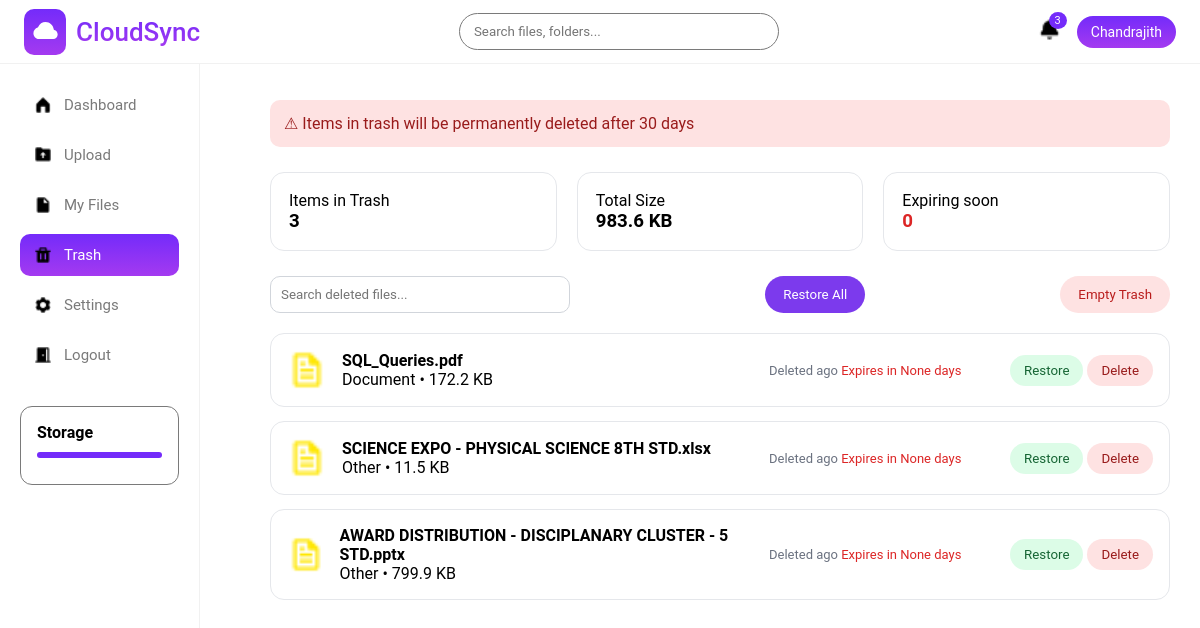
The app's page /user/trash/ (signed in), older data.
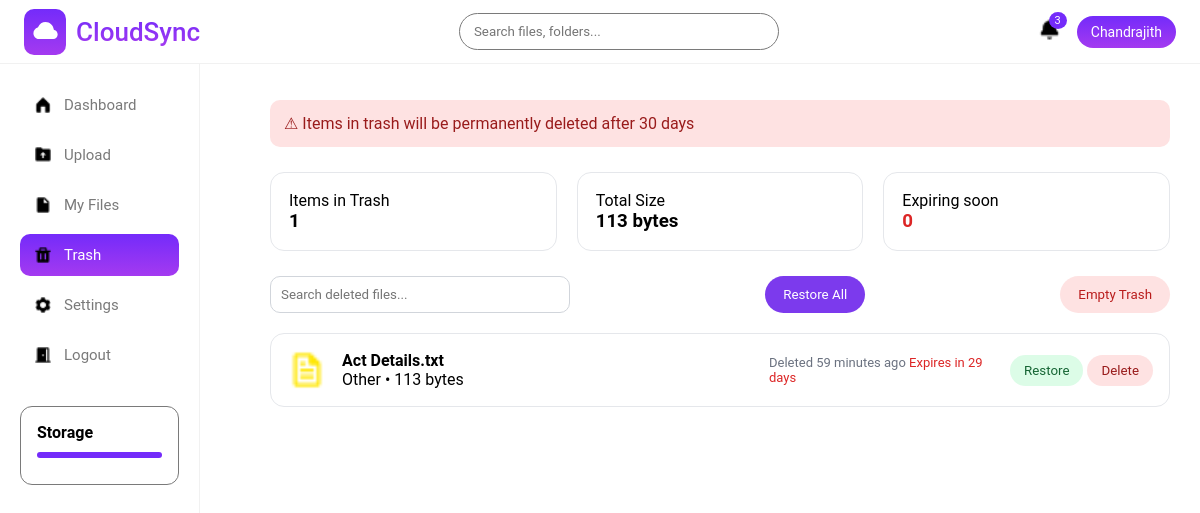
The same page, newer data.
### storageapp/models.py (models this page shows)
class CloudFile(models.Model):
    FILE_TYPES = (
        ("image", "Image"),
        ("video", "Video"),
        ("document", "Document"),
        ("other", "Other"),
    )
    user = models.ForeignKey(settings.AUTH_USER_MODEL, on_delete=models.CASCADE)
    file_name = models.CharField(max_length=255)
    file_size = models.BigIntegerField()
    file_type = models.CharField(max_length=20, choices=FILE_TYPES)
    file_url = models.URLField(null=True, blank=True)
    uploaded_file = models.FileField(upload_to='cloud/',null=True)
    public_id = models.CharField(max_length=255,null=True)
    uploaded_at = models.DateTimeField(auto_now_add=True)
    is_deleted = models.BooleanField(default=False)
    deleted_at = models.DateTimeField(null=True, blank=True)
    def expires_at(self):
        if self.deleted_at:
            return self.deleted_at + timedelta(days=30)
        return None
    def days_left(self):
        if self.deleted_at:
            return (self.expires_at() - timezone.now()).days
        return None

### storageapp/views.py (the view)
# urls.py: path('trash/', trash, name='trash'),
@login_required
def trash(request):
    query = request.GET.get("q", "")
    files = CloudFile.objects.filter(
        user=request.user,
        is_deleted=True
    )
    if query:
        files = files.filter(
            Q(file_name__icontains=query) |
            Q(file_type__icontains=query)
        )
    total_size = sum(f.file_size for f in files)
    expiring_soon = sum(
        1 for f in files if f.days_left() is not None and f.days_left() <= 7
    )
    return render(request, "storageapp/trash.html", {
        "files": files,
        "total_files": files.count(),
        "total_size": total_size,
        "expiring_soon": expiring_soon,
        "query": query,
    })

### storageapp/templates/storageapp/trash.html (shortened to what this page needs)
{% extends 'storageapp/base.html' %}
{% load static %}
{% block style %}
<link rel="stylesheet" href="{% static 'css/trash.css' %}">
{% endblock %}
{% block content %}
<div class="trash-alert">
    <span>⚠ Items in trash will be permanently deleted after 30 days</span>
</div>
<div class="trash-stats">
    <div class="stat-box">
        <p>Items in Trash</p>
        <h3 id="trashCount">{{ total_files }}</h3>
    </div>
    <div class="stat-box">
        <p>Total Size</p>
        <h3 id="trashSize">{{ total_size|filesizeformat }}</h3>
    </div>
    <div class="stat-box danger">
        <p>Expiring soon</p>
        <h3 id="trashExpiring">{{ expiring_soon }}</h3>
    </div>
</div>
<div class="trash-actions">
    <input type="text" id="trashSearch" placeholder="Search deleted files..." value="{{ query }}">
    <button class="btn-primary" onclick="restoreAll()">Restore All</button>
    <button class="btn-danger" onclick="emptyTrash()">Empty Trash</button>
</div>
<div class="trash-list">
{% for file in files %}
<div class="trash-item" id="file-{{ file.id }}">
    <div class="trash-left">
        <img src="{% static 'images/file.png' %}">
        <div>
            <strong>{{ file.file_name }}</strong>
            <p>{{ file.file_type|capfirst }} • {{ file.file_size|filesizeformat }}</p>
        </div>
    </div>
    <div class="trash-meta">
        <span>Deleted {{ file.deleted_at|timesince }} ago</span>
        <span class="expire">Expires in {{ file.days_left }} days</span>
    </div>
    <div class="trash-buttons">
        <button class="restore" onclick="restoreFile({{ file.id }})">Restore</button>
        <button class="delete" onclick="deleteFile({{ file.id }})">Delete</button>
    </div>
</div>
{% endfor %}
</div>
{% endblock %}

Row changes from the older to the newer data that the page shows:
removed CloudFile: file_name "SQL_Queries.pdf", file_type "Document", file_size|filesizeformat "172.2 KB", days_left "None"
removed CloudFile: file_name "SCIENCE EXPO - PHYSICAL SCIENCE 8TH STD.xlsx", file_type "Other", file_size|filesizeformat "11.5 KB", days_left "None"
removed CloudFile: file_name "AWARD DISTRIBUTION - DISCIPLANARY CLUSTER - 5 STD.pptx", file_type "Other", file_size|filesizeformat "799.9 KB", days_left "None"
added CloudFile: file_name "Act Details.txt", file_type "Other", file_size|filesizeformat "113 bytes", deleted_at "59 minutes", days_left "29"
Text that changed along with them:
{{ total_files }}: "3" → "1"
{{ total_size|filesizeformat }}: "983.6 KB" → "113 bytes"
